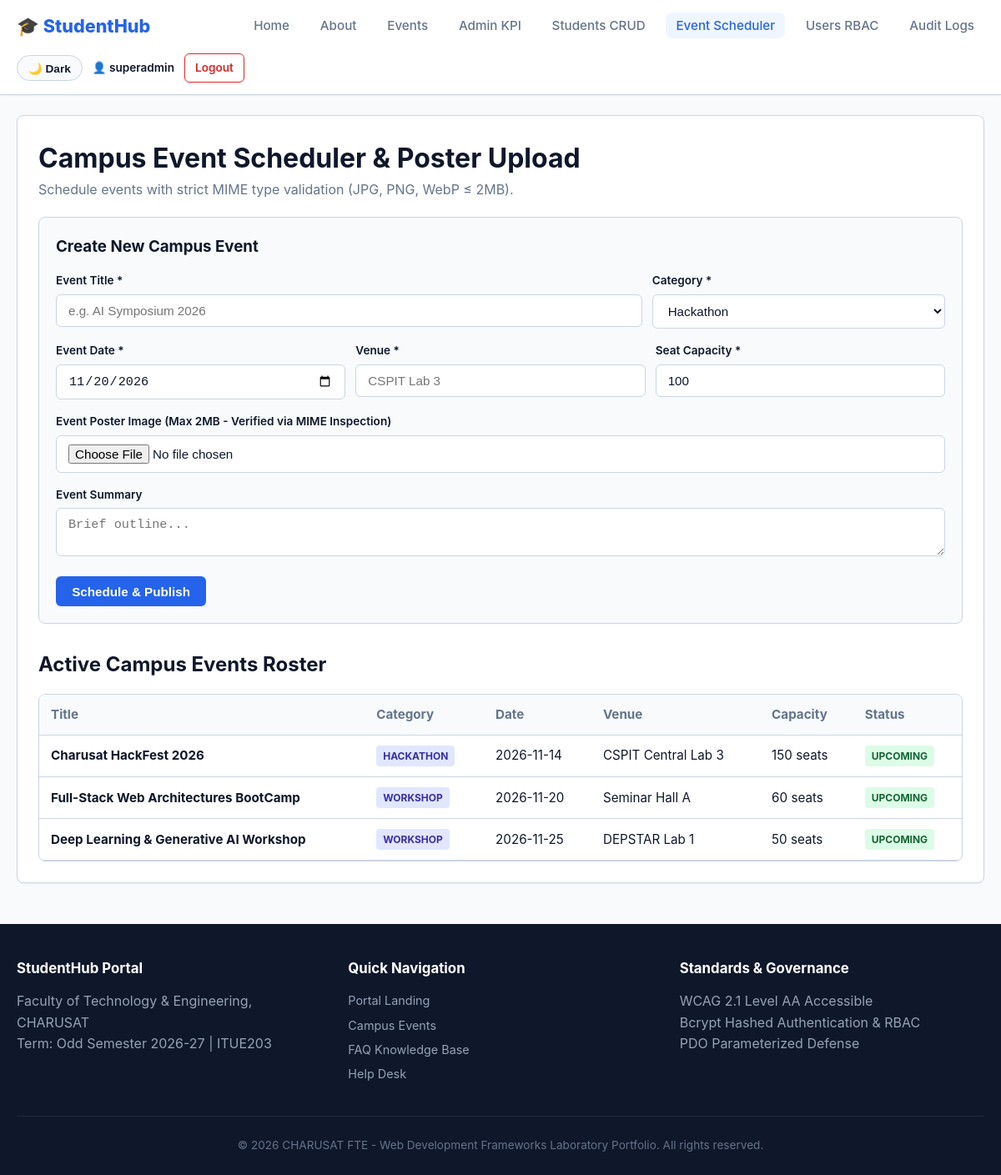
Screenshot of /studenthub/admin_events.php (signed in) with the database file from the repository.
### tables this page shows
CREATE TABLE `events` (
    `id` INT UNSIGNED AUTO_INCREMENT PRIMARY KEY,
    `title` VARCHAR(150) NOT NULL,
    `category` VARCHAR(50) NOT NULL,
    `department` VARCHAR(80) NOT NULL DEFAULT 'All',
    `description` TEXT NOT NULL,
    `event_date` DATE NOT NULL,
    `event_time` TIME NOT NULL,
    `venue` VARCHAR(100) NOT NULL,
    `max_capacity` INT UNSIGNED NOT NULL DEFAULT 100,
    `registration_fee` DECIMAL(7, 2) NOT NULL DEFAULT 0.00,
    `poster_path` VARCHAR(255) NULL,
    `status` ENUM('upcoming', 'ongoing', 'completed', 'cancelled') NOT NULL DEFAULT 'upcoming',
    `created_at` TIMESTAMP DEFAULT CURRENT_TIMESTAMP,
    `updated_at` TIMESTAMP DEFAULT CURRENT_TIMESTAMP ON UPDATE CURRENT_TIMESTAMP,
    INDEX `idx_events_status` (`status`),
    INDEX `idx_events_cat` (`category`)
);

### studenthub/admin_events.php (the view, shortened to what this page needs)
<?php
$pdo = Database::getConnection();
$events = $pdo->query("SELECT * FROM events ORDER BY event_date ASC")->fetchAll();
require_once __DIR__ . '/includes/header.php';
?>
<div class="card">
    <h1>Campus Event Scheduler &amp; Poster Upload</h1>
    <p style="color:var(--text-secondary); margin-bottom:20px;">Schedule events with strict MIME type validation (JPG, PNG, WebP &le; 2MB).</p>
    <form action="admin_events.php" method="POST" enctype="multipart/form-data" style="background:#f8fafc; padding:20px; border-radius:8px; border:1px solid var(--border); margin-bottom:30px;">
        <h3 style="margin-bottom:15px;">Create New Campus Event</h3>
        <div style="display:grid; grid-template-columns:2fr 1fr; gap:12px;" class="form-group">
            <div>
                <label for="title">Event Title *</label>
                <input type="text" id="title" name="title" class="form-control" required placeholder="e.g. AI Symposium 2026">
            </div>
            <div>
                <label for="category">Category *</label>
                <select id="category" name="category" class="form-control" required>
                    <option value="Hackathon">Hackathon</option>
                </select>
            </div>
        </div>
        <div style="display:grid; grid-template-columns:1fr 1fr 1fr; gap:12px;" class="form-group">
            <div>
                <label for="date">Event Date *</label>
                <input type="date" id="date" name="date" class="form-control" value="2026-11-20" required>
            </div>
            <div>
                <label for="venue">Venue *</label>
                <input type="text" id="venue" name="venue" class="form-control" placeholder="CSPIT Lab 3" required>
            </div>
            <div>
                <label for="capacity">Seat Capacity *</label>
                <input type="number" id="capacity" name="capacity" class="form-control" value="100" required>
            </div>
        </div>
        <div class="form-group">
            <label for="poster">Event Poster Image (Max 2MB - Verified via MIME Inspection)</label>
            <input type="file" id="poster" name="poster" class="form-control" accept="image/jpeg,image/png,image/webp">
        </div>
        <div class="form-group">
            <label for="description">Event Summary</label>
            <textarea id="description" name="description" class="form-control" rows="2" placeholder="Brief outline..."></textarea>
        </div>
        <button type="submit" class="btn btn-primary">Schedule &amp; Publish</button>
    </form>
    <h2>Active Campus Events Roster</h2>
    <div class="table-wrapper" style="margin-top:15px;">
        <table>
            <thead>
                <tr>
                    <th>Title</th>
                    <th>Category</th>
                    <th>Date</th>
                    <th>Venue</th>
                    <th>Capacity</th>
                    <th>Status</th>
                </tr>
            </thead>
            <tbody>
                <?php foreach ($events as $ev): ?>
                    <tr>
                        <td><strong><?= htmlspecialchars($ev['title']) ?></strong></td>
                        <td><span class="badge" style="background:#e0e7ff; color:#3730a3;"><?= htmlspecialchars($ev['category']) ?></span></td>
                        <td><?= htmlspecialchars($ev['event_date']) ?></td>
                        <td><?= htmlspecialchars($ev['venue']) ?></td>
                        <td><?= (int)$ev['max_capacity'] ?> seats</td>
                        <td><span class="badge badge-<?= htmlspecialchars($ev['status']) ?>"><?= htmlspecialchars($ev['status']) ?></span></td>
                    </tr>
                <?php endforeach; ?>
            </tbody>
        </table>
    </div>
</div>
<?php require_once __DIR__ . '/includes/footer.php'; ?>

### studenthub/assets/css/main.css (style rules this page uses)
:root { --primary: #2563eb; --primary-dark: #1d4ed8; --primary-light: #eff6ff; --bg-page: #f8fafc; --bg-surface: #ffffff; --text-primary: #0f172a; --text-secondary: #64748b; --border: #cbd5e1; --success: #16a34a; --danger: #dc2626; --warning: #f59e0b; --radius: 8px; --shadow-sm: 0 1px 2px 0 rgba(0, 0, 0, 0.05); --shadow-md: 0 4px 6px -1px rgba(0, 0, 0, 0.1); }
* { box-sizing: border-box; margin: 0; padding: 0; transition: background-color 0.2s, color 0.2s; }
body { font-family: -apple-system, BlinkMacSystemFont, "Segoe UI", Roboto, sans-serif; background: var(--bg-page); color: var(--text-primary); line-height: 1.6; min-height: 100vh; display: flex; flex-direction: column; }
.card { background: var(--bg-surface); border: 1px solid var(--border); border-radius: var(--radius); padding: 25px; box-shadow: var(--shadow-sm); margin-bottom: 25px; }
.btn { display: inline-flex; align-items: center; justify-content: center; gap: 6px; padding: 0.6rem 1.2rem; border-radius: 6px; font-weight: 600; text-decoration: none; border: none; cursor: pointer; font-size: 0.95rem; transition: background 0.2s, transform 0.1s; }
.btn-primary { background: var(--primary); color: #fff; }
.form-group { margin-bottom: 16px; }
.form-group label { display: block; font-size: 0.85rem; font-weight: 600; margin-bottom: 5px; }
.form-control { width: 100%; padding: 10px 14px; border: 1.5px solid var(--border); border-radius: 6px; font-size: 0.95rem; background: var(--bg-surface); color: var(--text-primary); }
.table-wrapper { overflow-x: auto; border: 1px solid var(--border); border-radius: var(--radius); }
table { width: 100%; border-collapse: collapse; text-align: left; }
th, td { padding: 12px 14px; border-bottom: 1px solid var(--border); font-size: 0.95rem; }
th { background: #f8fafc; font-weight: 700; color: var(--text-secondary); }
.badge { display: inline-block; padding: 3px 8px; border-radius: 4px; font-size: 0.75rem; font-weight: bold; text-transform: uppercase; }
.badge-active, .badge-upcoming { background: #dcfce7; color: #166534; }

### rows the page displays
events: title "Charusat HackFest 2026", category "HACKATHON", event_date "2026-11-14", venue "CSPIT Central Lab 3", max_capacity "150", status "UPCOMING"
events: title "Full-Stack Web Architectures BootCamp", category "WORKSHOP", event_date "2026-11-20", venue "Seminar Hall A", max_capacity "60", status "UPCOMING"
events: title "Deep Learning & Generative AI Workshop", category "WORKSHOP", event_date "2026-11-25", venue "DEPSTAR Lab 1", max_capacity "50", status "UPCOMING"

### other values shown
APP_NAME "StudentHub"
$userName "superadmin"
APP_INSTITUTION "Faculty of Technology & Engineering, CHARUSAT"
APP_TERM "Odd Semester 2026-27"
